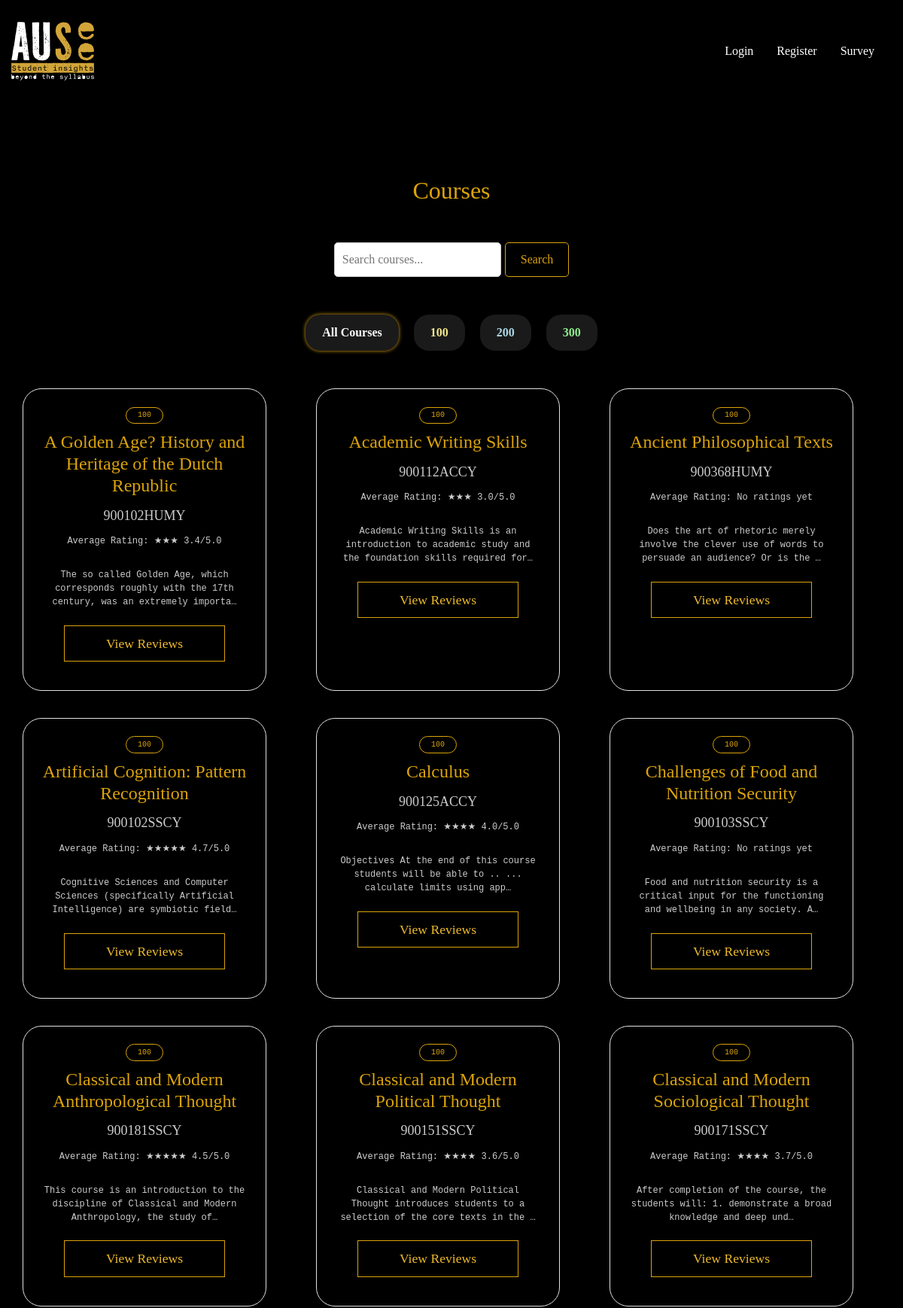
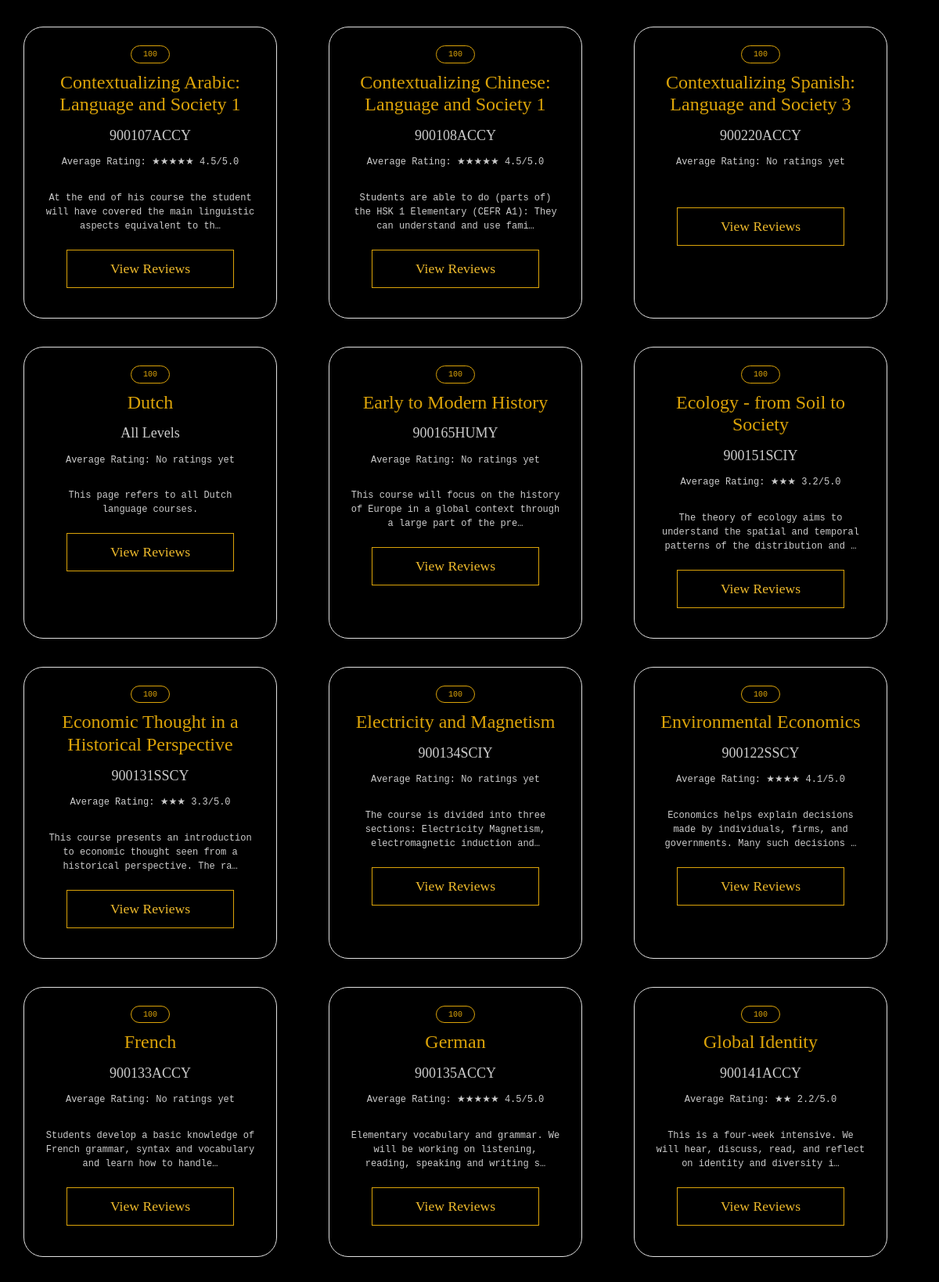
Page /courses/ (upper part) on the committed database (2 pictures, top to bottom).
### reviews/models.py (models this page shows, shortened)
class Course(models.Model):
    name = models.CharField(max_length=255)
    code = models.CharField(max_length=50)
    description = models.TextField(blank=True, null=True)
    level = models.PositiveSmallIntegerField(choices=LEVEL_CHOICES, default=100)
    def average_rating(self):
        reviews = self.review_set.all()
        if not reviews:
            return None
        total_rating = sum([review.rating for review in reviews])
        avg_rating = total_rating / len(reviews)
        return round(avg_rating, 1)  # round to 1 decimal place

class Review(models.Model):
    course = models.ForeignKey(Course, on_delete=models.CASCADE)
    text = models.TextField()
    rating = models.FloatField(choices=RATING_CHOICES)
    teacher_name = models.CharField(max_length=100, blank = True, null = True)
    teacher_quality = models.FloatField(choices=RATING_CHOICES, blank = True, null = True)
    created_date = models.DateTimeField(auto_now_add=True)
    updated_date = models.DateTimeField(auto_now=True)
    user = models.ForeignKey('users.CustomUser', on_delete=models.CASCADE)

### reviews/views.py (the view)
# urls.py: path('', views.course_list, name='course_list'),
def course_list(request):
    query = request.GET.get('q')
    if query:
        courses = Course.objects.filter(Q(name__icontains=query) | Q(code__icontains=query))
    else:
        courses = Course.objects.all()
    level_100_courses = courses.filter(level=100).order_by('name')
    level_200_courses = courses.filter(level=200).order_by('name')
    level_300_courses = courses.filter(level=300).order_by('name')
    context = {
        'level_100_courses': level_100_courses,
        'level_200_courses': level_200_courses,
        'level_300_courses': level_300_courses,
    }
    return render(request, 'reviews/course_list.html', context)

### reviews/templates/reviews/course_list.html (shortened to what this page needs)
{% extends "base.html" %}
{% block content %}
<h2 class="title">Courses</h2>
<div class="container mt-5">
  <form method="get" action="{% url 'reviews:course_list' %}" class="search-form">
    <input type="text" name="q" class="search-input" placeholder="Search courses..." value="{{ request.GET.q }}">
    <button type="submit" class="search-button">Search</button>
  </form>
  <div class="course-filters">
    <button class="filter-btn all-courses-btn" onclick="filterCourses('all')">All Courses</button>
    <button class="filter-btn level-100-btn" onclick="filterCourses('100')">100</button>
    <button class="filter-btn level-200-btn" onclick="filterCourses('200')">200</button>
    <button class="filter-btn level-300-btn" onclick="filterCourses('300')">300</button>
  </div>
  <div class="row">
    {% for course in level_100_courses %}
    <div class="col-md-4 mb-4">
      <div class="card">
        <div class="card-body">
          <a class="level-holder">&nbsp;{{course.level}}&nbsp;</a>
          <h5 class="card-title">{{ course.name }} </h5>
          <h5 class="card-code">{{ course.code }}</h5>
          <p>Average Rating:
            <span class="starRating" data-rating="{{ course.average_rating|floatformat:1 }}"></span>
            <span>{{ course.average_rating|floatformat:1 }}/5.0</span>
          </p>
          <p class="descrip">{{ course.description|truncatechars:100 }}</p>
          <a href="{% url 'reviews:course_detail' course.id %}">&nbsp;&nbsp;&nbsp;&nbsp;&nbsp;&nbsp;View Reviews&nbsp;&nbsp;&nbsp;&nbsp;&nbsp;&nbsp;</a>
        </div>
      </div>
    </div>
    {% endfor %}
  </div>
{% endblock %}

### templates/base.html (style rules this page uses)
body, html { height: 100%; background-color: black; font-family: nitti-tywriter; }
.wrapper { min-height: 100%; display: flex; flex-direction: column; }

### reviews/templates/reviews/course_list.html (style rules this page uses)
.container { max-width: 1200px; margin: auto; color: #dba309; padding: 0 15px; }
.title { text-align: center; margin-top: 50px; margin-bottom: 50px; color: #dba309; }
.search-form { display: flex; justify-content: center; margin-bottom: 50px; }
.search-input { padding: 10px; border: 1px solid #ccc; border-radius: 5px; margin-right: 5px; }
.search-button { background-color: #000000; color: #dba309; padding: 10px 20px; border: 1px solid #dba309; border-radius: 5px; cursor: pointer; }
.row { display: flex; flex-wrap: wrap; margin-right: -15px; margin-left: -15px; }
.col-md-4 { flex: 0 0 33.333333%; max-width: 33.333333%; width: 33.333333%; padding-right: 15px; padding-left: 15px; box-sizing: border-box; }
.card { background: #000000; border: 1px solid #e1e1e1; border-radius: 25px; margin-bottom: 30px; box-shadow: 0 2px 8px rgba(0, 0, 0, 0.1); overflow: hidden; min-height: 97%; color: #ccc; max-width: 90%; }
.card-body { padding: 20px; text-align: center; }
.card-title { margin-bottom: 15px; color: #dba309; font-family: PF Fuel Grime; font-size: 1.50rem; font-weight: 0; }
.card-code { font-family: nitti-tywriter; font-weight: lighter; font-size: large; }
.card a { text-decoration: none; color: #eeba2c; background-color: #000000; border: 0.5px solid #dba309; padding: 10px 15px; display: inline-block; transition: background-color 0.3s ease; font-family: PF Fuel Grime; font-size: 1.10rem; padding-left: 10%; padding-right: 10%; min-width: 190px; }
.card .level-holder { background-color: #000000; color: #dba309; font-family: monospace; padding-left: 2%; padding-right: 2%; padding-top: 1%; padding-bottom: 1%; border-radius: 50px; font-size: x-small; font-weight: lighter; margin-bottom: 10px; min-width: 50px; }
.card p { padding: 2%; font-family: monospace; font-size: small; }
.course-filters { display: flex; justify-content: center; margin-bottom: 50px; }
.filter-btn { border-radius: 20px; padding: 10px 20px; font-size: 16px; font-weight: bold; margin: 0 10px; cursor: pointer; transition: all 0.3s ease; border: 2px solid transparent; }
.all-courses-btn { background-color: #1A1A1A; color: #FFFFFF; }
.level-100-btn { background-color: #1A1A1A; color: #F0E68C; }
.level-200-btn { background-color: #1A1A1A; color: #ADD8E6; }
.level-300-btn { background-color: #1A1A1A; color: #90EE90; }
.filter-btn.active { box-shadow: 0 0 5px #dba309; }

### rows in the picture
Course: level "100", name "A Golden Age? History and Heritage of the Dutch Republic", code "900102HUMY", average_rating "3.4", description "The so called Golden Age, which corresponds roughly with the 17th century, was an extremely importa…"
Course: level "100", name "Academic Writing Skills", code "900112ACCY", average_rating "3.0", description "Academic Writing Skills is an introduction to academic study and the foundation skills required for…"
Course: level "100", name "Ancient Philosophical Texts", code "900368HUMY", description "Does the art of rhetoric merely involve the clever use of words to persuade an audience? Or is the …"
Course: level "100", name "Artificial Cognition: Pattern Recognition", code "900102SSCY", average_rating "4.7", description "Cognitive Sciences and Computer Sciences (specifically Artificial Intelligence) are symbiotic field…"
Course: level "100", name "Calculus", code "900125ACCY", average_rating "4.0", description "Objectives At the end of this course students will be able to .. ... calculate limits using app…"
Course: level "100", name "Challenges of Food and Nutrition Security", code "900103SSCY", description "Food and nutrition security is a critical input for the functioning and wellbeing in any society. A…"
Course: level "100", name "Classical and Modern Anthropological Thought", code "900181SSCY", average_rating "4.5", description "This course is an introduction to the discipline of Classical and Modern Anthropology, the study of…"
Course: level "100", name "Classical and Modern Political Thought", code "900151SSCY", average_rating "3.6", description "Classical and Modern Political Thought introduces students to a selection of the core texts in the …"
Course: level "100", name "Classical and Modern Sociological Thought", code "900171SSCY", average_rating "3.7", description "After completion of the course, the students will: 1. demonstrate a broad knowledge and deep und…"
Course: level "100", name "Contextualizing Arabic: Language and Society 1", code "900107ACCY", average_rating "4.5", description "At the end of his course the student will have covered the main linguistic aspects equivalent to th…"
Course: level "100", name "Contextualizing Chinese: Language and Society 1", code "900108ACCY", average_rating "4.5", description "Students are able to do (parts of) the HSK 1 Elementary (CEFR A1): They can understand and use fami…"
Course: level "100", name "Contextualizing Spanish: Language and Society 3", code "900220ACCY"
Course: level "100", name "Dutch", code "All Levels", description "This page refers to all Dutch language courses."
Course: level "100", name "Early to Modern History", code "900165HUMY", description "This course will focus on the history of Europe in a global context through a large part of the pre…"
Course: level "100", name "Ecology - from Soil to Society", code "900151SCIY", average_rating "3.2", description "The theory of ecology aims to understand the spatial and temporal patterns of the distribution and …"
Course: level "100", name "Economic Thought in a Historical Perspective", code "900131SSCY", average_rating "3.3", description "This course presents an introduction to economic thought seen from a historical perspective. The ra…"
Course: level "100", name "Electricity and Magnetism", code "900134SCIY", description "The course is divided into three sections: Electricity Magnetism, electromagnetic induction and…"
Course: level "100", name "Environmental Economics", code "900122SSCY", average_rating "4.1", description "Economics helps explain decisions made by individuals, firms, and governments. Many such decisions …"
Course: level "100", name "French", code "900133ACCY", description "Students develop a basic knowledge of French grammar, syntax and vocabulary and learn how to handle…"
Course: level "100", name "German", code "900135ACCY", average_rating "4.5", description "Elementary vocabulary and grammar. We will be working on listening, reading, speaking and writing s…"
Course: level "100", name "Global Identity", code "900141ACCY", average_rating "2.2", description "This is a four-week intensive. We will hear, discuss, read, and reflect on identity and diversity i…"
